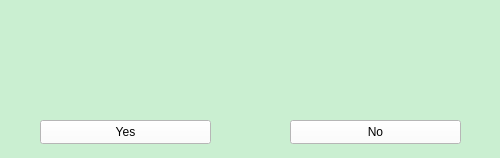
<?xml version="1.0" encoding="UTF-8"?>
<ui version="4.0">
 <class>yes_button</class>
 <widget class="QWidget" name="yes_button">
  <property name="geometry">
   <rect>
    <x>0</x>
    <y>0</y>
    <width>500</width>
    <height>158</height>
   </rect>
  </property>
  <property name="windowTitle">
   <string>Form</string>
  </property>
  <property name="styleSheet">
   <string notr="true">background-color:#CAEFD1</string>
  </property>
  <widget class="QPushButton" name="yes_button_2">
   <property name="geometry">
    <rect>
     <x>40</x>
     <y>120</y>
     <width>171</width>
     <height>24</height>
    </rect>
   </property>
   <property name="styleSheet">
    <string notr="true">background-color:#ffffff;</string>
   </property>
   <property name="text">
    <string>Yes</string>
   </property>
  </widget>
  <widget class="QLabel" name="label_for_delete">
   <property name="geometry">
    <rect>
     <x>10</x>
     <y>20</y>
     <width>471</width>
     <height>21</height>
    </rect>
   </property>
   <property name="styleSheet">
    <string notr="true">color:red;
font: 12pt &quot;Segoe UI&quot;;</string>
   </property>
   <property name="text">
    <string/>
   </property>
  </widget>
  <widget class="QPushButton" name="no_button">
   <property name="geometry">
    <rect>
     <x>290</x>
     <y>120</y>
     <width>171</width>
     <height>24</height>
    </rect>
   </property>
   <property name="styleSheet">
    <string notr="true">background-color:#ffffff;</string>
   </property>
   <property name="text">
    <string>No</string>
   </property>
  </widget>
  <widget class="QLabel" name="label_for_delete_2">
   <property name="geometry">
    <rect>
     <x>10</x>
     <y>60</y>
     <width>471</width>
     <height>21</height>
    </rect>
   </property>
   <property name="styleSheet">
    <string notr="true">color:red;
font: 12pt &quot;Segoe UI&quot;;</string>
   </property>
   <property name="text">
    <string/>
   </property>
  </widget>
 </widget>
 <resources/>
 <connections/>
</ui>
